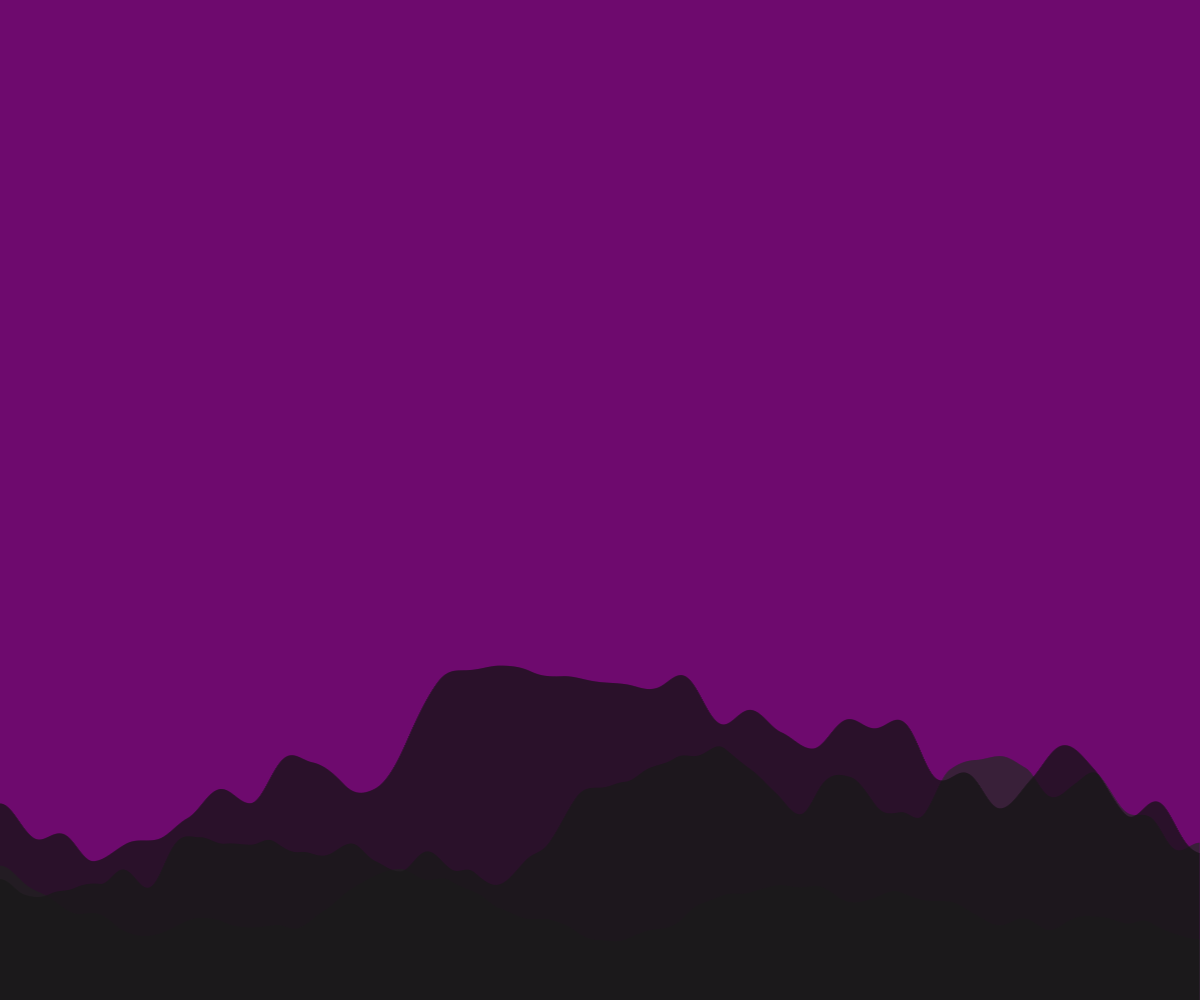
Frame 1 (no input)
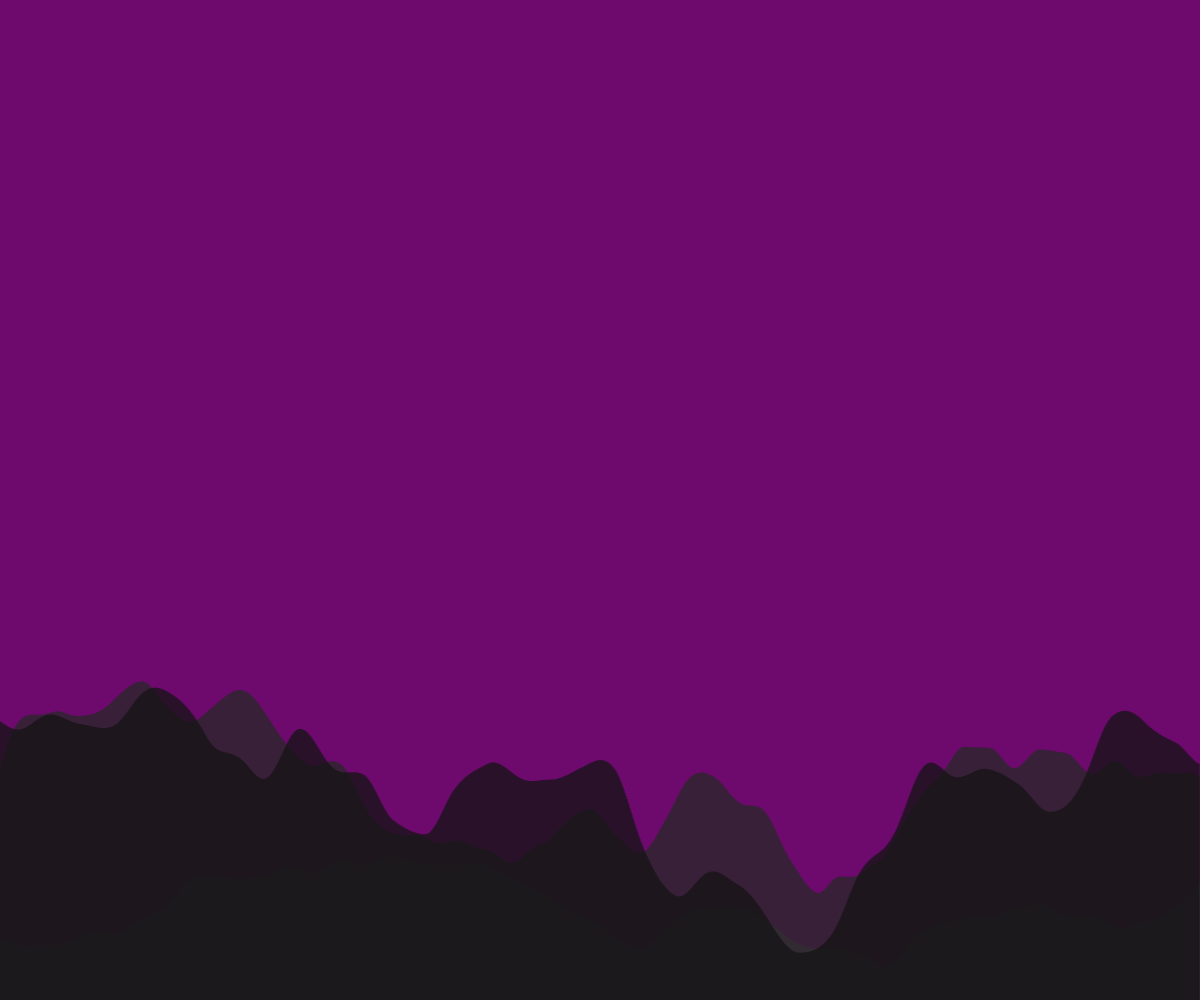
Frame 2 (the mouse pressed at the canvas centre, redrawn once)

The p5.js sketch that drew these frames (run headless with seeded random() and noise() and a simulated clock; the mouse was pressed at the canvas centre and the sketch redrawn once):

// p5.js sketch
// ── sketch.js
let offset = 0.0;


function setup() {
  createCanvas(windowWidth, windowHeight);
  noLoop();//eliminates animation
}

function draw() {  
  background(110,10,110);//sets background color
  
  
  stroke(70);  
    for (let i = 0; i < width; i = i + 1){  
       
    let lineh = height - noise(offset)*200;      
    line(i,height,i,lineh);//lines with random heights selected    
    offset = offset + 0.005;
      }
  
  stroke(40);  
    for (let i = 0; i < width; i = i + 1){    
        
    let lineh = height - noise(offset)*400;      
    line(i,height,i,lineh);    
    offset = offset + 0.005;
      }
  
  stroke(20);  
    for (let i = 0; i < width; i = i + 1){    
       
    let lineh = height - noise(offset)*500;      
    line(i,height,i,lineh);    
    offset = offset + 0.004;
      }
    
}
